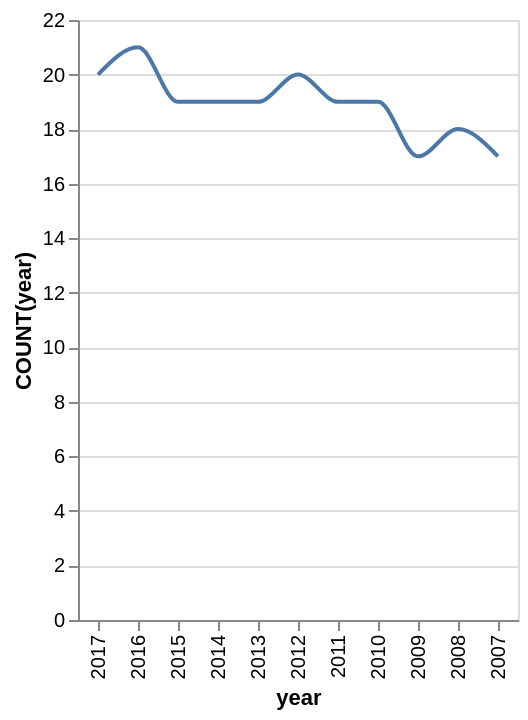

Write the Vega-Lite specification saved for this chart.
### Vega-Lite specification from a JSON file in a GitHub repository (floating-point values rounded to 4 significant figures)
{"data": {"values": [{"x_data": "2017", "y_data": 20}, {"x_data": "2016", "y_data": 21}, {"x_data": "2015", "y_data": 19}, {"x_data": "2014", "y_data": 19}, {"x_data": "2013", "y_data": 19}, {"x_data": "2012", "y_data": 20}, {"x_data": "2011", "y_data": 19}, {"x_data": "2010", "y_data": 19}, {"x_data": "2009", "y_data": 17}, {"x_data": "2008", "y_data": 18}, {"x_data": "2007", "y_data": 17}]}, "mark": {"type": "line", "interpolate": "monotone"}, "encoding": {"x": {"field": "x_data", "type": "nominal", "title": "year", "sort": "descending"}, "y": {"field": "y_data", "type": "quantitative", "title": "COUNT(year)"}}}
